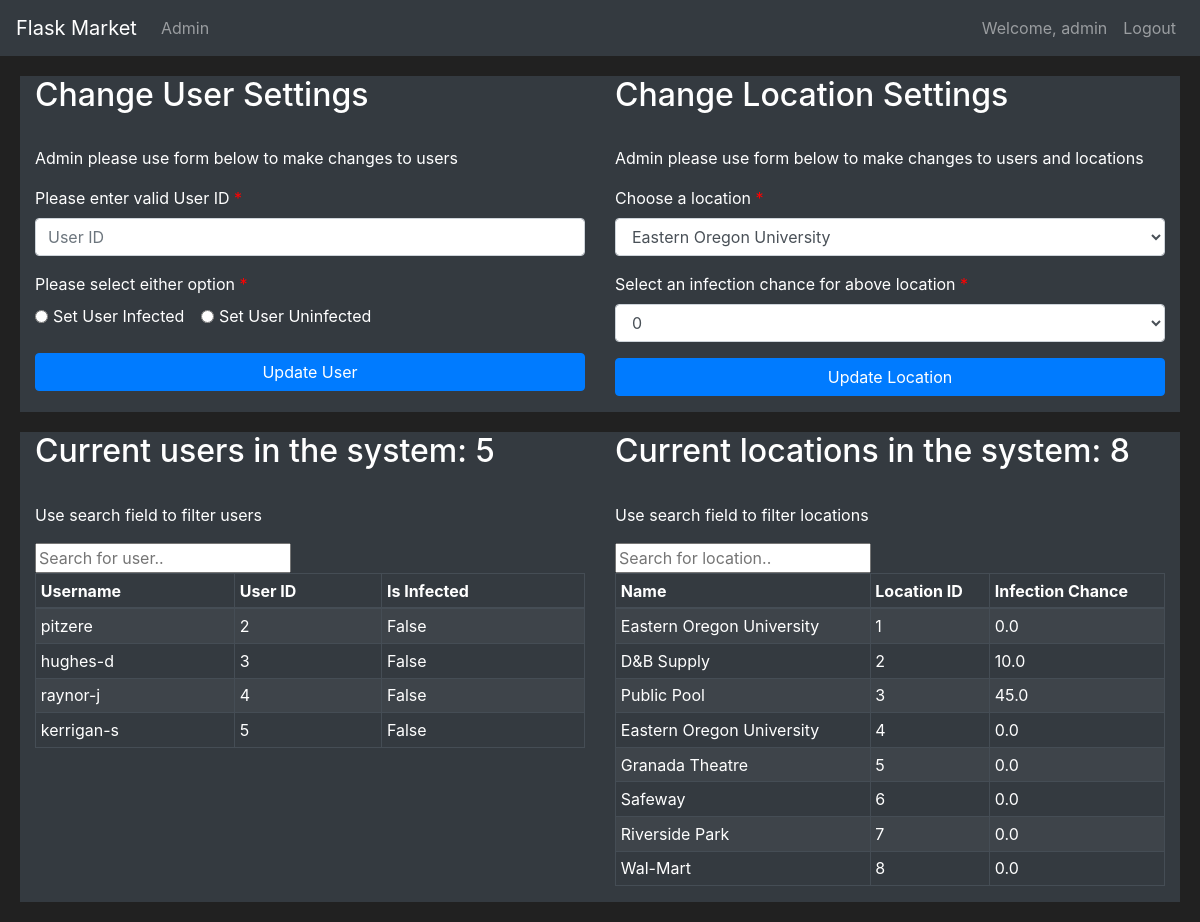
Page /admin (signed in) on the earlier database version.
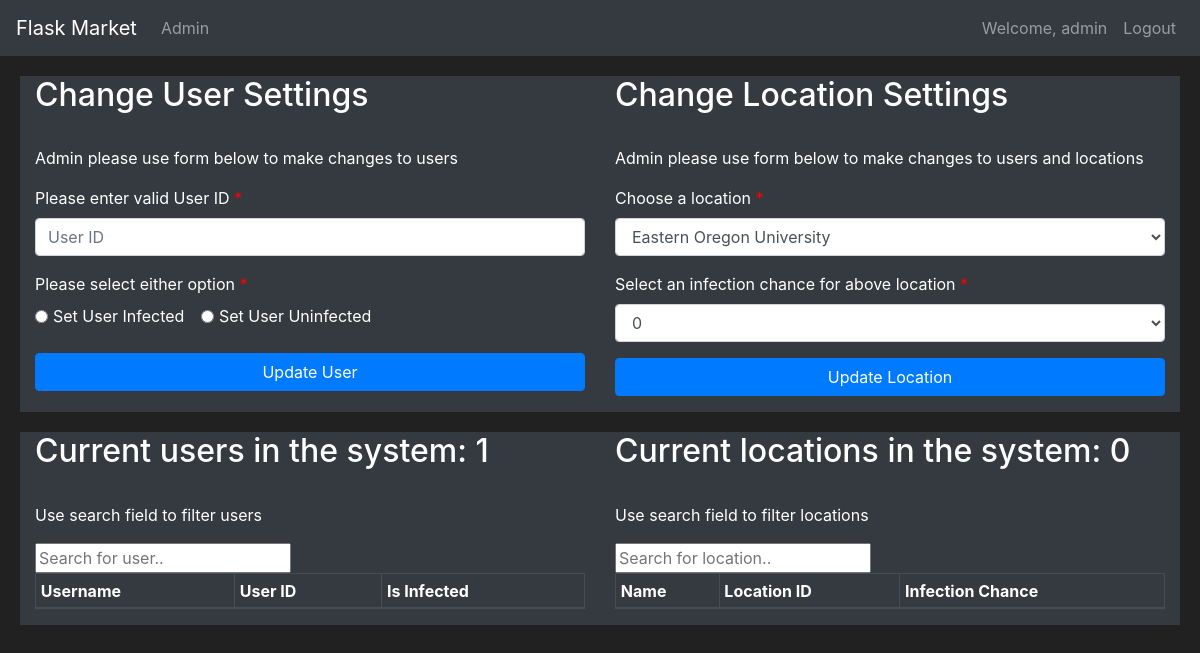
Same page on the later database version.
### tracker/models.py (models this page shows, shortened)
class User(db.Model, UserMixin):
    first = db.Column(db.String(length=30), nullable=False)
    last = db.Column(db.String(length=30), nullable=False)
    username = db.Column(db.String(length=30), nullable=False, unique=True)
    password_hash = db.Column(db.String(length=60), nullable=False)
    is_infected = db.Column(db.Boolean(), nullable=False, default=False)
    infection_chance = db.Column(db.Float(), nullable=False, default=0)
    id = db.Column(db.Integer(), primary_key=True)
    @property
    def password(self):
        return self.password

class Location(db.Model):
    id = db.Column(db.Integer(), primary_key=True)
    name = db.Column(db.String(length=30), nullable=False)
    infection = db.Column(db.Float(), nullable=False, default=0.0)
    owner = db.Column(db.Integer(), db.ForeignKey('user.id'))
    date = db.Column(db.Date(), default='2020-01-01 12:00')
    time = db.Column(db.Time(), default='00:00')

### tracker/routes.py (the view, shortened to what this page needs)
@app.route('/admin', methods=['GET', 'POST'])
@login_required
def admin_page():
    admin_form = EnterDataForm()
    if current_user.username == 'admin':
        if request.method == "GET":
            locations = Location.query.all()
            users = User.query.all()
            return render_template('admin.html', admin_form=admin_form, users=users, locations=locations)
    else:
        flash(f'The account {current_user.username} does not have adequate privileges for this page', category='danger')
        return redirect(url_for('home_page'))

### tracker/forms.py (shortened to what this page needs)
class EnterDataForm(FlaskForm):
    enter_data = SubmitField(label='Enter Data')
    update_user = SubmitField(label='Update User')
    update_location = SubmitField(label='Update Location')

### tracker/models.py (called while the page is built)
@login_manager.user_loader
def load_user(user_id):
    return User.query.get(int(user_id))

### tracker/templates/admin.html (shortened to what this page needs)
{% extends 'base.html' %}
{% block content %}
<div class="row" style="margin-top: 20px; margin-left: 20px; margin-right: 20px">
<div class="col-6 table-dark">
        <h2>Change User Settings</h2>
        <br />
        <p>Admin please use form below to make changes to users</p>
        <form method="POST">
            <label class="control-label requiredField" for="userID">
                Please enter valid User ID
                <span class="asteriskField">
                    *
                </span>
            </label>
            <div class="form-group">
                <input class="form-control" type="number" placeholder="User ID" name="userID" id="userID">
            </div>
            <label class="control-label requiredField" for="options">
                Please select either option
                <span class="asteriskField">
                </span>
            </label>
            <br>
            <div class="form-check form-check-inline">
                <input class="form-check-input" type="radio" name="options" id="inlineRadio1" value="infected">
                <label class="form-check-label" for="inlineRadio1">Set User Infected</label>
            </div>
            <div class="form-check form-check-inline">
                <input class="form-check-input" type="radio" name="options" id="inlineRadio2" value="uninfected">
                <label class="form-check-label" for="inlineRadio2">Set User Uninfected</label>
            </div>
            <br><br>
            <div class="form-group">
                <div>
                    <button class="btn btn-primary btn-block" name="submit_b" value="submit_a"> Update User </button>
                </div>
            </div>
        </form>
    </div>
    <div class="col-6 table-dark">
        <h2>Change Location Settings</h2>
        <br />
        <p>Admin please use form below to make changes to users and locations</p>
        <form method="POST">
            <label class="control-label requiredField" for="Location">
                Choose a location
                <span class="asteriskField">
                </span>
            </label>
            <div class="form-group">
                <select class="select form-control" id="Location" name="Location">
                    <option value="Eastern Oregon University"> Eastern Oregon University </option>
                </select>
            </div>
            <label class="control-label requiredField" for="locationVal">
                Select an infection chance for above location
                <span class="asteriskField">
                    *
                </span>
            </label>
            <div class="form-group">
                <select class="select form-control" id="locationVal" name="locationVal">
                    {% for i in range(101) %}
                    <option value="{{ i }}"> {{ i }} </option>
                    {% endfor %}
                </select>
            </div>
            <div class="form-group">
                <div>
                    <button class="btn btn-primary btn-block" name="submit_a" value="submit_a"> Update Location </button>
                </div>
            </div>
        </form>
    </div>
</div>
<div class="row" style="margin: 20px;">
    <div class="col-6 table-dark">
        <h2>Current users in the system: {{ users|length }}</h2>
        <br />
        <p>Use search field to filter users</p>
        <label for="userInput"></label><input type="text" id="userInput" onkeyup="searchUser()" placeholder="Search for user.." />
        <table id="userTable" class="table table-striped table-bordered table-sm table-dark">
            <thead>
                <tr>
                    <th class="th-sm">Username</th>
                    <th class="th-sm">User ID</th>
                    <th class="th-sm">Is Infected</th>
                </tr>
            </thead>
            <tbody>
                {% for user in users %}
                    {% if user.username != 'admin' %}
                        <tr>
                            <td>{{ user.username }}</td>
                            <td>{{ user.id }}</td>
                            <td>{{ user.is_infected }}</td>
                        </tr>
                    {% endif %}
                {% endfor %}
            </tbody>
        </table>
    </div>
    <div class="col-6 table-dark">
        <h2>Current locations in the system: {{ locations|length }}</h2>
        <br />
        <p>Use search field to filter locations</p>
        <label for="locationInput"></label><input type="text" id="locationInput" onkeyup="searchLocation()" placeholder="Search for location.." />
        <table id="locationTable" class="table table-striped table-bordered table-sm table-dark">
            <thead>
                <tr>
                    <th class="th-sm">Name</th>
                    <th class="th-sm">Location ID</th>
                    <th class="th-sm">Infection Chance</th>
                </tr>
            </thead>
            <tbody>
                {% for location in locations %}
                <tr>
                    <td>{{ location.name }}</td>
                    <td>{{ location.id }}</td>
                    <td>{{ location.infection }}</td>
                </tr>
                {% endfor %}
            </tbody>
        </table>
    </div>
</div>
{% endblock %}

### tracker/templates/base.html (shortened to what this page needs)
<!doctype html>
<html lang="en">
<head>
    <link rel="stylesheet" href="https://cdn.jsdelivr.net/npm/bootstrap@4.5.3/dist/css/bootstrap.min.css">
</head>
<body>
    <nav class="navbar navbar-expand-md navbar-dark bg-dark"> <a class="navbar-brand" href="#">Flask Market</a>
        <div class="collapse navbar-collapse" id="navbarNav">
            <ul class="navbar-nav mr-auto">
                {% if current_user.username == 'admin' %}
                <li class="nav-item"> <a class="nav-link" href="{{ url_for('admin_page') }}">Admin</a> </li>
                {% endif %}
            </ul>
            {% if current_user.is_authenticated %}
            <ul class="navbar-nav">
                <li class="nav-item"> <a class="nav-link">Welcome, {{ current_user.username }}</a> </li>
                <li class="nav-item"> <a class="nav-link" href="{{ url_for('logout_page') }}">Logout</a> </li>
            </ul> {% else %}
            <ul class="navbar-nav">
                <li class="nav-item"> <a class="nav-link" href="{{ url_for('login_page') }}">Login</a> </li>
                <li class="nav-item"> <a class="nav-link" href="{{ url_for('register_page') }}">Register</a> </li>
            </ul> {% endif %}
        </div>
    </nav>
    {% block content %}
    {% endblock %}
    <link rel="stylesheet" href="https://cdnjs.cloudflare.com/ajax/libs/bootstrap-datepicker/1.4.1/css/bootstrap-datepicker3.css" />
</body>
</html>

### tracker/templates/admin.html (style rules this page uses)
.asteriskField { color: red; }

### tracker/templates/base.html (style rules this page uses)
body { background-color: #212121; color: white }

Differences in the rows shown:
removed User: username "pitzere", id "2", is_infected "False"
removed User: username "hughes-d", id "3", is_infected "False"
removed User: username "raynor-j", id "4", is_infected "False"
removed User: username "kerrigan-s", id "5", is_infected "False"
removed Location: name "Eastern Oregon University", id "1", infection "0.0"
removed Location: name "D&B Supply", id "2", infection "10.0"
removed Location: name "Public Pool", id "3", infection "45.0"
removed Location: name "Eastern Oregon University", id "4", infection "0.0"
removed Location: name "Granada Theatre", id "5", infection "0.0"
removed Location: name "Safeway", id "6", infection "0.0"
removed Location: name "Riverside Park", id "7", infection "0.0"
removed Location: name "Wal-Mart", id "8", infection "0.0"
Other differences:
{{ users|length }}: "5" → "1"
{{ locations|length }}: "8" → "0"
